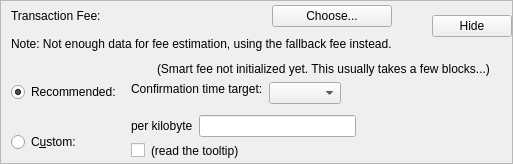
    <widget class="QFrame" name="frameFee">
     <property name="sizePolicy">
      <sizepolicy hsizetype="Preferred" vsizetype="Fixed">
       <horstretch>0</horstretch>
       <verstretch>0</verstretch>
      </sizepolicy>
     </property>
     <property name="frameShape">
      <enum>QFrame::StyledPanel</enum>
     </property>
     <property name="frameShadow">
      <enum>QFrame::Raised</enum>
     </property>
     <layout class="QVBoxLayout" name="verticalLayout_3">
      <property name="spacing">
       <number>0</number>
      </property>
      <property name="leftMargin">
       <number>0</number>
      </property>
      <property name="topMargin">
       <number>0</number>
      </property>
      <property name="rightMargin">
       <number>0</number>
      </property>
      <property name="bottomMargin">
       <number>0</number>
      </property>
      <item>
       <layout class="QVBoxLayout" name="verticalLayoutFee2" stretch="0,0,0">
        <property name="spacing">
         <number>0</number>
        </property>
        <property name="leftMargin">
         <number>10</number>
        </property>
        <property name="topMargin">
         <number>0</number>
        </property>
        <item>
         <layout class="QHBoxLayout" name="horizontalLayoutFee1">
          <property name="bottomMargin">
           <number>0</number>
          </property>
          <item>
           <layout class="QVBoxLayout" name="verticalLayout_8">
            <item>
             <layout class="QVBoxLayout" name="verticalLayoutFee7">
              <property name="spacing">
               <number>0</number>
              </property>
              <item>
               <spacer name="verticalSpacerSmartFee">
                <property name="orientation">
                 <enum>Qt::Vertical</enum>
                </property>
                <property name="sizeType">
                 <enum>QSizePolicy::Fixed</enum>
                </property>
                <property name="sizeHint" stdset="0">
                 <size>
                  <width>1</width>
                  <height>4</height>
                 </size>
                </property>
               </spacer>
              </item>
              <item>
               <layout class="QHBoxLayout" name="horizontalLayoutSmartFee">
                <property name="spacing">
                 <number>10</number>
                </property>
                <item>
                 <widget class="QLabel" name="labelFeeHeadline">
                  <property name="text">
                   <string>Transaction Fee:</string>
                  </property>
                 </widget>
                </item>
                <item>
                 <widget class="QLabel" name="labelFeeMinimized">
                  <property name="text">
                   <string/>
                  </property>
                 </widget>
                </item>
                <item>
                 <widget class="QPushButton" name="buttonChooseFee">
                  <property name="text">
                   <string>Choose...</string>
                  </property>
                 </widget>
                </item>
               </layout>
              </item>
              <item>
               <spacer name="verticalSpacer_5">
                <property name="orientation">
                 <enum>Qt::Vertical</enum>
                </property>
                <property name="sizeHint" stdset="0">
                 <size>
                  <width>1</width>
                  <height>10</height>
                 </size>
                </property>
               </spacer>
              </item>
             </layout>
            </item>
            <item>
             <widget class="QLabel" name="fallbackFeeWarningLabel">
              <property name="font">
               <font>
                <bold>false</bold>
               </font>
              </property>
              <property name="toolTip">
               <string>Using the fallbackfee can result in sending a transaction that will take several hours or days (or never) to confirm. Consider choosing your fee manually or wait until you have validated the complete chain.</string>
              </property>
              <property name="text">
               <string>Note: Not enough data for fee estimation, using the fallback fee instead.</string>
              </property>
              <property name="wordWrap">
               <bool>false</bool>
              </property>
             </widget>
            </item>
            <item>
             <spacer name="verticalSpacer_7">
              <property name="orientation">
               <enum>Qt::Vertical</enum>
              </property>
              <property name="sizeHint" stdset="0">
               <size>
                <width>1</width>
                <height>1</height>
               </size>
              </property>
             </spacer>
            </item>
           </layout>
          </item>
          <item>
           <spacer name="horizontalSpacer_5">
            <property name="orientation">
             <enum>Qt::Horizontal</enum>
            </property>
            <property name="sizeHint" stdset="0">
             <size>
              <width>40</width>
              <height>20</height>
             </size>
            </property>
           </spacer>
          </item>
          <item>
           <widget class="QPushButton" name="buttonMinimizeFee">
            <property name="toolTip">
             <string>collapse fee-settings</string>
            </property>
            <property name="text">
             <string>Hide</string>
            </property>
           </widget>
          </item>
         </layout>
        </item>
        <item>
         <widget class="QFrame" name="frameFeeSelection">
          <layout class="QVBoxLayout" name="verticalLayoutFee12">
           <property name="spacing">
            <number>0</number>
           </property>
           <property name="leftMargin">
            <number>0</number>
           </property>
           <property name="topMargin">
            <number>0</number>
           </property>
           <property name="rightMargin">
            <number>0</number>
           </property>
           <property name="bottomMargin">
            <number>0</number>
           </property>
           <item>
            <layout class="QGridLayout" name="gridLayoutFee">
             <property name="topMargin">
              <number>10</number>
             </property>
             <property name="bottomMargin">
              <number>4</number>
             </property>
             <property name="horizontalSpacing">
              <number>10</number>
             </property>
             <property name="verticalSpacing">
              <number>4</number>
             </property>
             <item row="1" column="1">
              <layout class="QVBoxLayout" name="verticalLayoutFee8">
               <property name="spacing">
                <number>6</number>
               </property>
               <property name="topMargin">
                <number>3</number>
               </property>
               <item>
                <layout class="QHBoxLayout" name="horizontalLayoutFee13">
                 <item>
                  <widget class="QLabel" name="labelCustomPerKilobyte">
                   <property name="toolTip">
                    <string>If the custom fee is set to 1000 satoshis and the transaction is only 250 bytes, then &quot;per kilobyte&quot; only pays 250 satoshis in fee, while &quot;total at least&quot; pays 1000 satoshis. For transactions bigger than a kilobyte both pay by kilobyte.</string>
                   </property>
                   <property name="text">
                    <string>per kilobyte</string>
                   </property>
                  </widget>
                 </item>
                 <item>
                  <widget class="BitcoinAmountField" name="customFee"/>
                 </item>
                 <item>
                  <spacer name="horizontalSpacer_6">
                   <property name="orientation">
                    <enum>Qt::Horizontal</enum>
                   </property>
                   <property name="sizeHint" stdset="0">
                    <size>
                     <width>1</width>
                     <height>1</height>
                    </size>
                   </property>
                  </spacer>
                 </item>
                </layout>
               </item>
               <item>
                <layout class="QHBoxLayout" name="horizontalLayoutFee8">
                 <item>
                  <widget class="QCheckBox" name="checkBoxMinimumFee">
                   <property name="toolTip">
                    <string>Paying only the minimum fee is just fine as long as there is less transaction volume than space in the blocks. But be aware that this can end up in a never confirming transaction once there is more demand for Fortuneblock transactions than the network can process.</string>
                   </property>
                   <property name="text">
                    <string/>
                   </property>
                  </widget>
                 </item>
                 <item>
                  <widget class="QLabel" name="labelMinFeeWarning">
                   <property name="enabled">
                    <bool>true</bool>
                   </property>
                   <property name="toolTip">
                    <string>Paying only the minimum fee is just fine as long as there is less transaction volume than space in the blocks. But be aware that this can end up in a never confirming transaction once there is more demand for Fortuneblock transactions than the network can process.</string>
                   </property>
                   <property name="text">
                    <string>(read the tooltip)</string>
                   </property>
                   <property name="margin">
                    <number>5</number>
                   </property>
                  </widget>
                 </item>
                 <item>
                  <spacer name="horizontalSpacer_7">
                   <property name="orientation">
                    <enum>Qt::Horizontal</enum>
                   </property>
                   <property name="sizeHint" stdset="0">
                    <size>
                     <width>1</width>
                     <height>1</height>
                    </size>
                   </property>
                  </spacer>
                 </item>
                </layout>
               </item>
              </layout>
             </item>
             <item row="0" column="0">
              <layout class="QVBoxLayout" name="verticalLayoutFee4" stretch="0,1">
               <property name="leftMargin">
                <number>0</number>
               </property>
               <property name="topMargin">
                <number>20</number>
               </property>
               <item>
                <widget class="QRadioButton" name="radioSmartFee">
                 <property name="text">
                  <string>Recommended:</string>
                 </property>
                 <property name="checked">
                  <bool>true</bool>
                 </property>
                 <attribute name="buttonGroup">
                  <string notr="true">groupFee</string>
                 </attribute>
                </widget>
               </item>
               <item>
                <spacer name="verticalSpacer_2">
                 <property name="orientation">
                  <enum>Qt::Vertical</enum>
                 </property>
                 <property name="sizeHint" stdset="0">
                  <size>
                   <width>1</width>
                   <height>1</height>
                  </size>
                 </property>
                </spacer>
               </item>
              </layout>
             </item>
             <item row="1" column="0">
              <layout class="QVBoxLayout" name="verticalLayoutFee9" stretch="0,1">
               <property name="topMargin">
                <number>20</number>
               </property>
               <item>
                <widget class="QRadioButton" name="radioCustomFee">
                 <property name="text">
                  <string>C&amp;ustom:</string>
                 </property>
                 <attribute name="buttonGroup">
                  <string notr="true">groupFee</string>
                 </attribute>
                </widget>
               </item>
               <item>
                <spacer name="verticalSpacer_6">
                 <property name="orientation">
                  <enum>Qt::Vertical</enum>
                 </property>
                 <property name="sizeHint" stdset="0">
                  <size>
                   <width>1</width>
                   <height>1</height>
                  </size>
                 </property>
                </spacer>
               </item>
              </layout>
             </item>
             <item row="0" column="1">
              <layout class="QVBoxLayout" name="verticalLayoutFee3" stretch="0,0,1">
               <property name="spacing">
                <number>6</number>
               </property>
               <property name="topMargin">
                <number>0</number>
               </property>
               <property name="bottomMargin">
                <number>3</number>
               </property>
               <item>
                <layout class="QHBoxLayout" name="horizontalLayoutFee12">
                 <item>
                  <widget class="QLabel" name="labelSmartFee">
                   <property name="text">
                    <string/>
                   </property>
                   <property name="margin">
                    <number>2</number>
                   </property>
                  </widget>
                 </item>
                 <item>
                  <widget class="QLabel" name="labelFeeEstimation">
                   <property name="text">
                    <string/>
                   </property>
                  </widget>
                 </item>
                 <item>
                  <widget class="QLabel" name="labelSmartFee2">
                   <property name="text">
                    <string>(Smart fee not initialized yet. This usually takes a few blocks...)</string>
                   </property>
                   <property name="margin">
                    <number>2</number>
                   </property>
                  </widget>
                 </item>
                 <item>
                  <spacer name="horizontalSpacer_8">
                   <property name="orientation">
                    <enum>Qt::Horizontal</enum>
                   </property>
                   <property name="sizeHint" stdset="0">
                    <size>
                     <width>1</width>
                     <height>1</height>
                    </size>
                   </property>
                  </spacer>
                 </item>
                </layout>
               </item>
               <item>
                <layout class="QHBoxLayout" name="horizontalLayoutFee9">
                 <item>
                  <layout class="QVBoxLayout" name="verticalLayoutFee6">
                   <item>
                    <widget class="QLabel" name="labelSmartFee3">
                     <property name="text">
                      <string>Confirmation time target:</string>
                     </property>
                     <property name="margin">
                      <number>2</number>
                     </property>
                    </widget>
                   </item>
                   <item>
                    <spacer name="verticalSpacer_3">
                     <property name="orientation">
                      <enum>Qt::Vertical</enum>
                     </property>
                     <property name="sizeHint" stdset="0">
                      <size>
                       <width>1</width>
                       <height>1</height>
                      </size>
                     </property>
                    </spacer>
                   </item>
                  </layout>
                 </item>
                 <item>
                  <layout class="QVBoxLayout" name="verticalLayoutFee5">
                   <property name="rightMargin">
                    <number>30</number>
                   </property>
                   <item>
                    <layout class="QHBoxLayout" name="horizontalLayoutConfTarget">
                     <property name="bottomMargin">
                      <number>0</number>
                     </property>
                     <item>
                      <widget class="QComboBox" name="confTargetSelector"/>
                     </item>
                     <item>
                      <spacer name="horizontalSpacerConfTarget">
                       <property name="orientation">
                        <enum>Qt::Horizontal</enum>
                       </property>
                       <property name="sizeHint" stdset="0">
                        <size>
                         <width>40</width>
                         <height>20</height>
                        </size>
                       </property>
                      </spacer>
                     </item>
                    </layout>
                   </item>
                  </layout>
                 </item>
                </layout>
               </item>
               <item>
                <spacer name="verticalSpacer_4">
                 <property name="orientation">
                  <enum>Qt::Vertical</enum>
                 </property>
                 <property name="sizeHint" stdset="0">
                  <size>
                   <width>1</width>
                   <height>1</height>
                  </size>
                 </property>
                </spacer>
               </item>
              </layout>
             </item>
            </layout>
           </item>
          </layout>
         </widget>
        </item>
        <item>
         <spacer name="verticalSpacerFee">
          <property name="orientation">
           <enum>Qt::Vertical</enum>
          </property>
          <property name="sizeType">
           <enum>QSizePolicy::Expanding</enum>
          </property>
          <property name="sizeHint" stdset="0">
           <size>
            <width>40</width>
            <height>1</height>
           </size>
          </property>
         </spacer>
        </item>
       </layout>
      </item>
     </layout>
    </widget>
